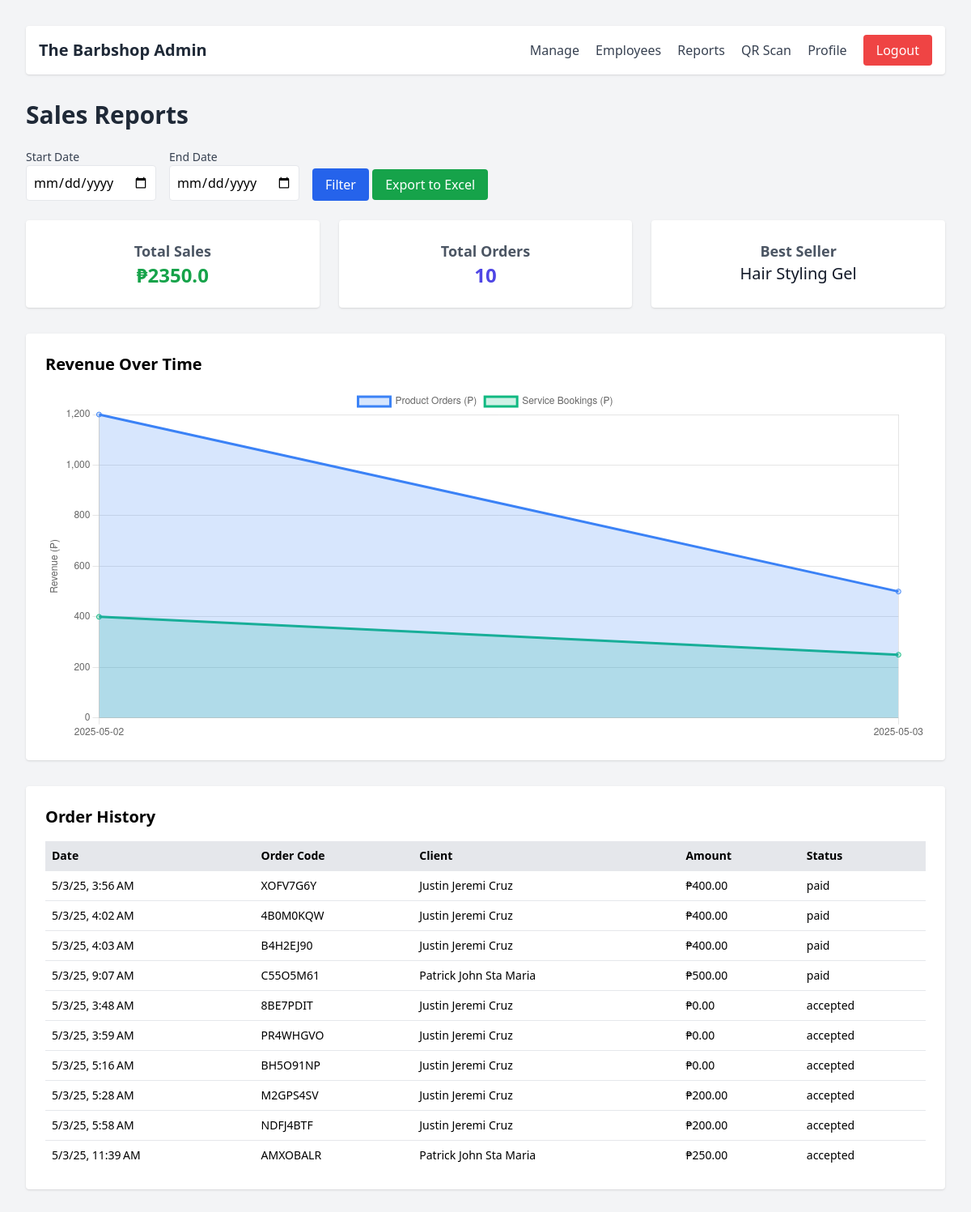
Before: /sales (signed in) with the older database file.
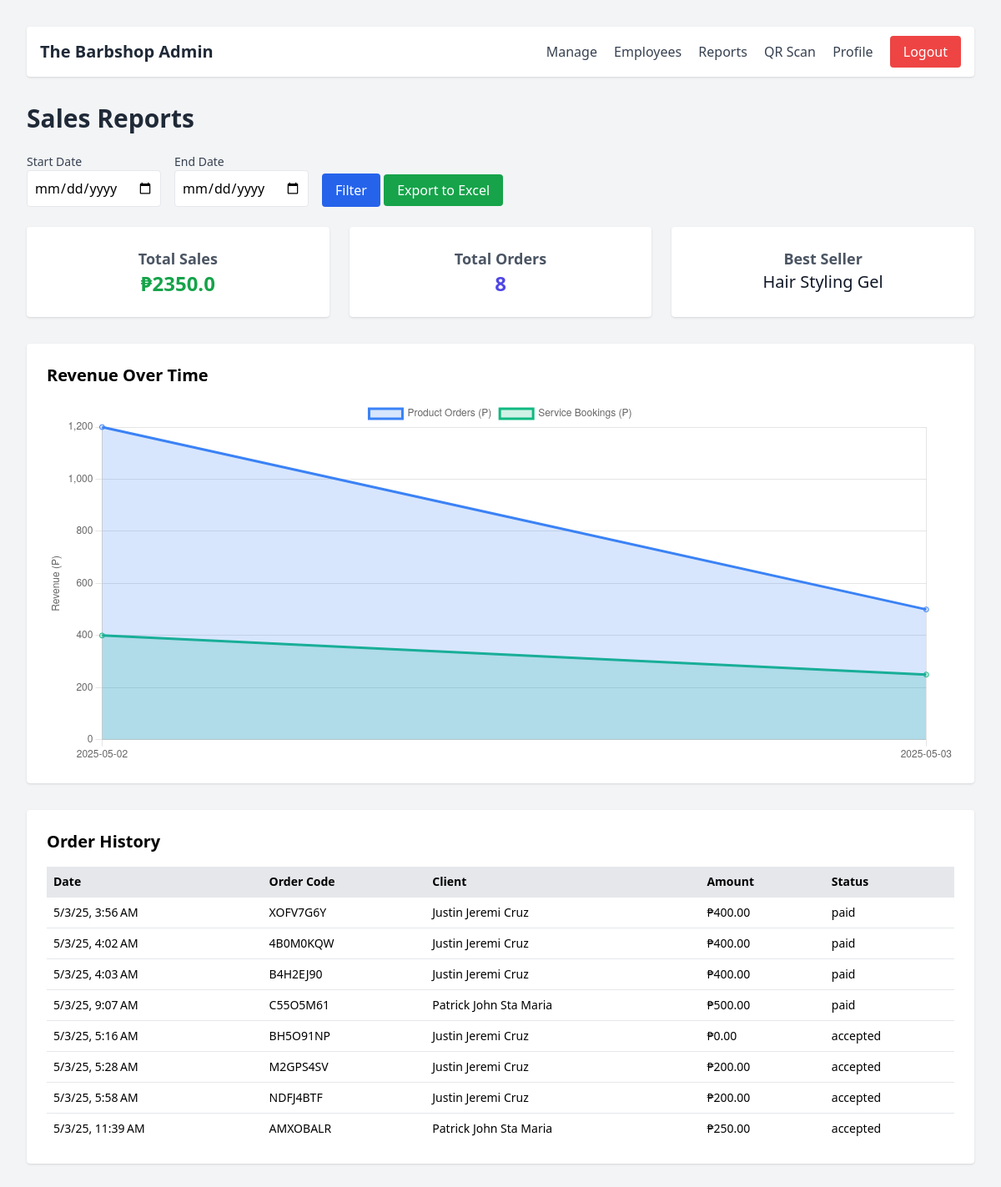
After: the same page with the newer database file.
### app/models.py (models this page shows, shortened)
class Order(db.Model):
    id = db.Column(db.Integer, primary_key=True)
    order_code = db.Column(db.String(10), unique=True, nullable=False)
    user_id = db.Column(db.Integer, db.ForeignKey('user.id'), nullable=False)
    total = db.Column(db.Float, nullable=False)
    status = db.Column(db.String(20), default='pending')
    timestamp = db.Column(db.DateTime, default=datetime.utcnow)
    user = db.relationship('User', backref='orders')
    items = db.relationship('OrderItem', backref='order', lazy=True)

class User(UserMixin, db.Model):
    __tablename__ = 'user'
    __table_args__ = {'extend_existing': True}
    id = db.Column(db.Integer, primary_key=True)
    full_name = db.Column(db.String(150), nullable=False)
    birthdate = db.Column(db.String(20), nullable=True)
    age = db.Column(db.Integer, nullable=True)
    address = db.Column(db.String(200), nullable=True)
    contact = db.Column(db.String(50), nullable=True)
    email = db.Column(db.String(100), unique=True, nullable=False)
    password = db.Column(db.String(255), nullable=False)
    role = db.Column(db.String(50))  # e.g. "Barber", "Receptionist"
    is_admin = db.Column(db.Boolean, default=False)
    bookings = db.relationship(
        'Booking',
        back_populates='user',
        foreign_keys='Booking.user_id',
        lazy=True
    )
    assigned_bookings = db.relationship(
        'Booking',
        back_populates='barber',
        foreign_keys='Booking.barber_id',
        lazy=True
    )

class Booking(db.Model):
    id = db.Column(db.Integer, primary_key=True)
    user_id = db.Column(db.Integer, db.ForeignKey('user.id'), nullable=False)  # Client
    service = db.Column(db.String(100))
    date = db.Column(db.String(20))
    time = db.Column(db.String(20))
    order_code = db.Column(db.String(10), unique=True)
    status = db.Column(db.String(20), default='pending')
    timestamp = db.Column(db.DateTime, default=datetime.utcnow)
    payment_status = db.Column(db.String(20), default='unpaid')
    price = db.Column(db.Float, nullable=True)
    barber_id = db.Column(db.Integer, db.ForeignKey('user.id'), nullable=True)
    user = db.relationship(
        'User',
        back_populates='bookings',
        foreign_keys=[user_id]
    )
    barber = db.relationship(
        'User',
        back_populates='assigned_bookings',
        foreign_keys=[barber_id]
    )

### app/routes.py (the view)
@main.route('/sales')
@login_required
def sales():
    if current_user.role not in ['Receptionist', 'Manager', 'Admin']:
        abort(403)
    start = request.args.get('start')
    end = request.args.get('end')
    if start and end:
        start_date = datetime.strptime(start, "%Y-%m-%d").date()
        end_date = datetime.strptime(end, "%Y-%m-%d").date()
        orders = Order.query.filter(Order.status == 'paid', Order.timestamp.between(start_date, end_date)).all()
        bookings = Booking.query.filter(Booking.status == 'accepted', Booking.timestamp.between(start_date, end_date)).all()
    else:
        orders = Order.query.filter(Order.status == 'paid').all()
        bookings = Booking.query.filter(Booking.status == 'accepted').all()
        all_timestamps = [o.timestamp.date() for o in orders] + [b.timestamp.date() for b in bookings]
        if all_timestamps:
            start_date = min(all_timestamps)
            end_date = max(all_timestamps)
        else:
            start_date = end_date = date.today()
    total_sales = sum(order.total for order in orders) + sum(booking.price or 0 for booking in bookings)
    total_orders = len(orders) + len(bookings)
    date_range = [start_date + timedelta(days=i) for i in range((end_date - start_date).days + 1)]
    revenue_by_date = {d: {'orders': 0, 'bookings': 0} for d in date_range}
    for order in orders:
        key = order.timestamp.date()
        revenue_by_date[key]['orders'] += order.total
    for booking in bookings:
        key = booking.timestamp.date()
        revenue_by_date[key]['bookings'] += booking.price or 0
    labels = [d.strftime('%Y-%m-%d') for d in date_range]
    order_values = [revenue_by_date[d]['orders'] for d in date_range]
    booking_values = [revenue_by_date[d]['bookings'] for d in date_range]
    top = (
        db.session.query(OrderItem.product_id, func.sum(OrderItem.quantity))
        .group_by(OrderItem.product_id)
        .order_by(func.sum(OrderItem.quantity).desc())
        .first()
    )
    best_seller = Product.query.get(top[0]).name if top else None
    return render_template(
        'reports.html',
        orders=orders,
        bookings=bookings,
        total_sales=round(total_sales, 2),
        total_orders=total_orders,
        best_seller=best_seller,
        labels=labels,
        order_values=order_values,
        booking_values=booking_values
    )

### app/__init__.py (called while the page is built)
def to_ph_time(value, fmt='short'):
    if not value:
        return ""
    ph_tz = timezone('Asia/Manila')
    return format_datetime(value, fmt, tzinfo=ph_tz, locale='en_PH')

### app/routes.py (called while the page is built)
@login_manager.user_loader
def load_user(user_id):
    return User.query.get(int(user_id))

### app/templates/reports.html (shortened to what the changed rows need)
<!DOCTYPE html>
<html lang="en">
<head>
  <script src="https://cdn.tailwindcss.com"></script>
</head>
<body class="bg-gray-100 p-8">
  <h1 class="text-3xl font-bold text-gray-800 mb-6">Sales Reports</h1>
  <div class="grid grid-cols-1 md:grid-cols-3 gap-6 mb-8">
    <div class="bg-white p-6 rounded shadow text-center">
      <h2 class="text-lg text-gray-600 font-semibold">Total Sales</h2>
    </div>
    <div class="bg-white p-6 rounded shadow text-center">
      <h2 class="text-lg text-gray-600 font-semibold">Total Orders</h2>
      <p class="text-2xl font-bold text-indigo-600">{{ total_orders }}</p>
    </div>
    <div class="bg-white p-6 rounded shadow text-center">
      <h2 class="text-lg text-gray-600 font-semibold">Best Seller</h2>
    </div>
  </div>
  <div class="bg-white p-6 rounded shadow mb-8">
    <h2 class="text-xl font-semibold mb-4">Revenue Over Time</h2>
  </div>
  <div class="bg-white p-6 rounded shadow">
    <h2 class="text-xl font-semibold mb-4">Order History</h2>
    <table class="w-full table-auto text-left text-sm">
      <thead class="bg-gray-200">
        <tr>
          <th class="p-2">Date</th>
          <th class="p-2">Order Code</th>
          <th class="p-2">Client</th>
          <th class="p-2">Amount</th>
          <th class="p-2">Status</th>
        </tr>
      </thead>
      <tbody>
        {% for order in orders %}
<tr class="border-t">
  <td class="p-2">{{ order.timestamp | to_ph_time }}</td>
  <td class="p-2">{{ order.order_code }}</td>
  <td class="p-2">{{ order.user.full_name }}</td>
  <td class="p-2">₱{{ "%.2f"|format(order.total) }}</td>
  <td class="p-2">{{ order.status }}</td>
</tr>
{% endfor %}
{% for booking in bookings %}
<tr class="border-t">
  <td class="p-2">{{ booking.timestamp | to_ph_time }}</td>
  <td class="p-2">{{ booking.order_code }}</td>
  <td class="p-2">{{ booking.user.full_name }}</td>
  <td class="p-2">₱{{ "%.2f"|format(booking.price or 0) }}</td>
  <td class="p-2">accepted</td>
</tr>
{% endfor %}
      </tbody>
    </table>
  </div>
<script>
  const labels = JSON.parse(document.getElementById('labels-json').textContent);
  const orderData = JSON.parse(document.getElementById('order-values-json').textContent);
  const bookingData = JSON.parse(document.getElementById('booking-values-json').textContent);
  const ctx = document.getElementById('salesChart').getContext('2d');
  const salesChart = new Chart(ctx, {
    type: 'line',
    data: {
      labels: labels,
      datasets: [
        {
          label: 'Product Orders (₱)',
          data: orderData,
          borderColor: 'rgb(59, 130, 246)',
          backgroundColor: 'rgba(59, 130, 246, 0.2)',
          fill: true,
          tension: 0.3
        },
        {
          label: 'Service Bookings (₱)',
          data: bookingData,
          borderColor: 'rgb(16, 185, 129)',
          backgroundColor: 'rgba(16, 185, 129, 0.2)',
          fill: true,
          tension: 0.3
        }
      ]
    },
    options: {
      responsive: true,
      plugins: {
        legend: { display: true },
        tooltip: { enabled: true }
      },
      scales: {
        y: {
          beginAtZero: true,
          title: {
            display: true,
            text: 'Revenue (₱)'
          }
        }
      }
    }
  });
</script>
</body>
</html>

Changed rows visible on the page:
removed Booking: timestamp|to_ph_time "5/3/25, 3:48 AM", order_code "8BE7PDIT", user.full_name "Justin Jeremi Cruz", price "0.00"
removed Booking: timestamp|to_ph_time "5/3/25, 3:59 AM", order_code "PR4WHGVO", user.full_name "Justin Jeremi Cruz", price "0.00"
Other visible differences:
{{ total_orders }}: "10" → "8"
